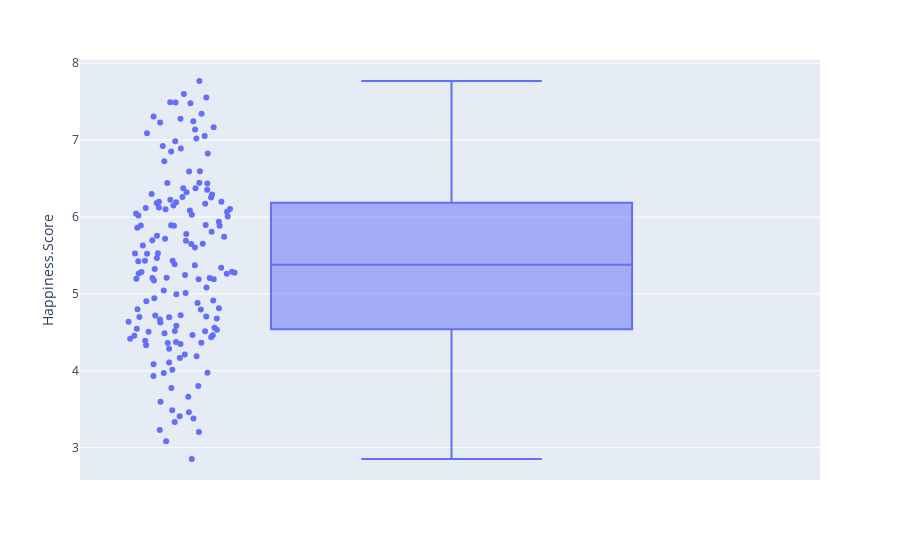

Notebook code for this chart:
### Code cell
fig = px.box(df_2019, y="Happiness.Score",points="all")
fig.show()

### Figure 1 — Plotly figure (JSON) as saved in the notebook; plotly's stock layout.template omitted (floating-point values rounded to 4 significant figures; data arrays with more than 128 entries replaced by an {"elided": "..."} marker saying what was removed)
{"data": [{"alignmentgroup": "True", "boxpoints": "all", "hovertemplate": "Happiness.Score=%{y}<extra></extra>", "legendgroup": "", "marker": {"color": "#636efa"}, "name": "", "notched": false, "offsetgroup": "", "orientation": "v", "showlegend": false, "type": "box", "x0": " ", "xaxis": "x", "y": {"elided": "156 float values"}, "y0": " ", "yaxis": "y"}], "layout": {"boxmode": "group", "legend": {"tracegroupgap": 0}, "margin": {"t": 60}, "xaxis": {"anchor": "y", "domain": [0, 1]}, "yaxis": {"anchor": "x", "domain": [0, 1], "title": {"text": "Happiness.Score"}}}}
